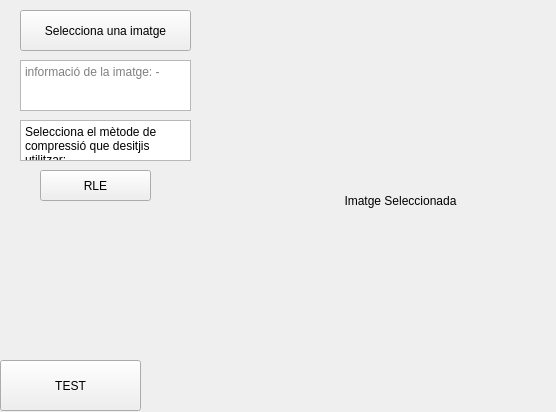
<?xml version="1.0" encoding="UTF-8"?>
<ui version="4.0">
 <class>CompressionTests</class>
 <widget class="QWidget" name="CompressionTests">
  <property name="geometry">
   <rect>
    <x>0</x>
    <y>0</y>
    <width>556</width>
    <height>412</height>
   </rect>
  </property>
  <property name="windowTitle">
   <string>Tests de compressió</string>
  </property>
  <property name="autoFillBackground">
   <bool>false</bool>
  </property>
  <widget class="QLabel" name="image_label">
   <property name="geometry">
    <rect>
     <x>270</x>
     <y>20</y>
     <width>261</width>
     <height>361</height>
    </rect>
   </property>
   <property name="text">
    <string>Imatge Seleccionada</string>
   </property>
   <property name="scaledContents">
    <bool>false</bool>
   </property>
   <property name="alignment">
    <set>Qt::AlignCenter</set>
   </property>
  </widget>
  <widget class="QPushButton" name="select_image_btn">
   <property name="geometry">
    <rect>
     <x>20</x>
     <y>10</y>
     <width>171</width>
     <height>41</height>
    </rect>
   </property>
   <property name="text">
    <string>Selecciona una imatge</string>
   </property>
  </widget>
  <widget class="QPlainTextEdit" name="imageInfoTxt">
   <property name="geometry">
    <rect>
     <x>20</x>
     <y>60</y>
     <width>171</width>
     <height>51</height>
    </rect>
   </property>
   <property name="autoFillBackground">
    <bool>false</bool>
   </property>
   <property name="readOnly">
    <bool>true</bool>
   </property>
   <property name="backgroundVisible">
    <bool>false</bool>
   </property>
   <property name="centerOnScroll">
    <bool>false</bool>
   </property>
   <property name="placeholderText">
    <string>informació de la imatge: -</string>
   </property>
  </widget>
  <widget class="QPushButton" name="RLE_btn">
   <property name="geometry">
    <rect>
     <x>40</x>
     <y>170</y>
     <width>111</width>
     <height>31</height>
    </rect>
   </property>
   <property name="text">
    <string>RLE</string>
   </property>
  </widget>
  <widget class="QPlainTextEdit" name="imageInfoTxt_2">
   <property name="geometry">
    <rect>
     <x>20</x>
     <y>120</y>
     <width>171</width>
     <height>41</height>
    </rect>
   </property>
   <property name="autoFillBackground">
    <bool>false</bool>
   </property>
   <property name="styleSheet">
    <string notr="true">text-align:center</string>
   </property>
   <property name="verticalScrollBarPolicy">
    <enum>Qt::ScrollBarAlwaysOff</enum>
   </property>
   <property name="horizontalScrollBarPolicy">
    <enum>Qt::ScrollBarAlwaysOff</enum>
   </property>
   <property name="sizeAdjustPolicy">
    <enum>QAbstractScrollArea::AdjustToContents</enum>
   </property>
   <property name="readOnly">
    <bool>true</bool>
   </property>
   <property name="plainText">
    <string>Selecciona el mètode de compressió que desitjis utilitzar:</string>
   </property>
   <property name="textInteractionFlags">
    <set>Qt::NoTextInteraction</set>
   </property>
   <property name="backgroundVisible">
    <bool>false</bool>
   </property>
   <property name="centerOnScroll">
    <bool>true</bool>
   </property>
   <property name="placeholderText">
    <string>informació de la imatge: -</string>
   </property>
  </widget>
  <widget class="QPushButton" name="TEST_btn">
   <property name="geometry">
    <rect>
     <x>0</x>
     <y>360</y>
     <width>141</width>
     <height>51</height>
    </rect>
   </property>
   <property name="text">
    <string>TEST</string>
   </property>
  </widget>
 </widget>
 <resources/>
 <connections/>
</ui>
